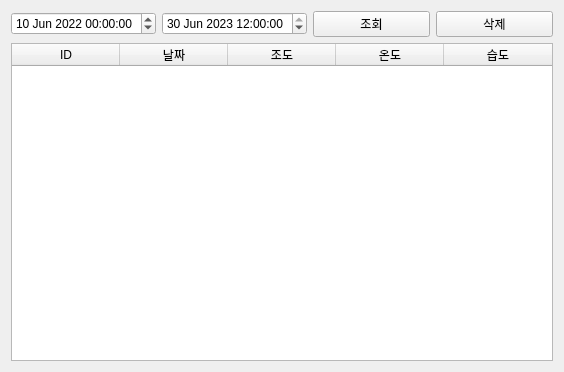
<?xml version="1.0" encoding="UTF-8"?>
<ui version="4.0">
 <class>Tab6Database</class>
 <widget class="QWidget" name="Tab6Database">
  <property name="geometry">
   <rect>
    <x>0</x>
    <y>0</y>
    <width>562</width>
    <height>372</height>
   </rect>
  </property>
  <property name="windowTitle">
   <string>Form</string>
  </property>
  <layout class="QVBoxLayout" name="verticalLayout">
   <item>
    <layout class="QHBoxLayout" name="horizontalLayout">
     <item>
      <widget class="QDateTimeEdit" name="pDateTimeEditFrom">
       <property name="dateTime">
        <datetime>
         <hour>0</hour>
         <minute>0</minute>
         <second>0</second>
         <year>2022</year>
         <month>6</month>
         <day>10</day>
        </datetime>
       </property>
      </widget>
     </item>
     <item>
      <widget class="QDateTimeEdit" name="pDateTimeEditTo">
       <property name="dateTime">
        <datetime>
         <hour>12</hour>
         <minute>0</minute>
         <second>0</second>
         <year>2023</year>
         <month>6</month>
         <day>30</day>
        </datetime>
       </property>
      </widget>
     </item>
     <item>
      <widget class="QPushButton" name="pPBSearchButton">
       <property name="text">
        <string>조회</string>
       </property>
      </widget>
     </item>
     <item>
      <widget class="QPushButton" name="pPBDeleteButton">
       <property name="text">
        <string>삭제</string>
       </property>
      </widget>
     </item>
    </layout>
   </item>
   <item>
    <layout class="QHBoxLayout" name="horizontalLayout_2">
     <item>
      <widget class="QTableWidget" name="pTableWidget">
       <property name="sizePolicy">
        <sizepolicy hsizetype="Expanding" vsizetype="Expanding">
         <horstretch>0</horstretch>
         <verstretch>0</verstretch>
        </sizepolicy>
       </property>
       <property name="minimumSize">
        <size>
         <width>542</width>
         <height>0</height>
        </size>
       </property>
       <property name="cursor" stdset="0">
        <cursorShape>IBeamCursor</cursorShape>
       </property>
       <property name="defaultDropAction">
        <enum>Qt::IgnoreAction</enum>
       </property>
       <property name="textElideMode">
        <enum>Qt::ElideMiddle</enum>
       </property>
       <attribute name="horizontalHeaderMinimumSectionSize">
        <number>34</number>
       </attribute>
       <attribute name="horizontalHeaderDefaultSectionSize">
        <number>108</number>
       </attribute>
       <column>
        <property name="text">
         <string>ID</string>
        </property>
        <property name="textAlignment">
         <set>AlignCenter</set>
        </property>
       </column>
       <column>
        <property name="text">
         <string>날짜</string>
        </property>
        <property name="textAlignment">
         <set>AlignCenter</set>
        </property>
       </column>
       <column>
        <property name="text">
         <string>조도</string>
        </property>
        <property name="textAlignment">
         <set>AlignCenter</set>
        </property>
       </column>
       <column>
        <property name="text">
         <string>온도</string>
        </property>
        <property name="textAlignment">
         <set>AlignCenter</set>
        </property>
       </column>
       <column>
        <property name="text">
         <string>습도</string>
        </property>
        <property name="textAlignment">
         <set>AlignCenter</set>
        </property>
       </column>
      </widget>
     </item>
    </layout>
   </item>
  </layout>
 </widget>
 <resources/>
 <connections/>
</ui>
